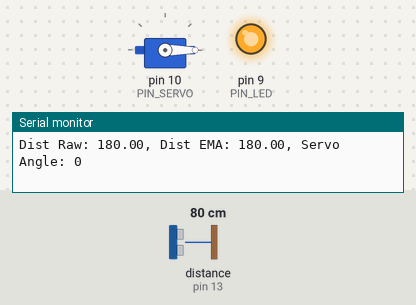
A sketch run on a simulated Arduino Uno, built with avr-gcc and run on an emulated ATmega328P. Parts: servo, output pins drawn as LEDs (lit = HIGH), the last lines printed to the serial monitor. Wiring (inferred from the names in the program): ultrasonic range finder: trigger pin 12; echo pin 13. Inputs (shaded band) come from the test bench; at power-on: distance to the obstacle (sensor on pin 13) 80 cm. The echo pulse lasts 58.3 µs per cm; pins used as bus, display or sensor lines are not drawn.

Above: at 1.2 s.
1.3 s: distance to the obstacle (sensor on pin 13) set to 18 cm
At 3.4 s:
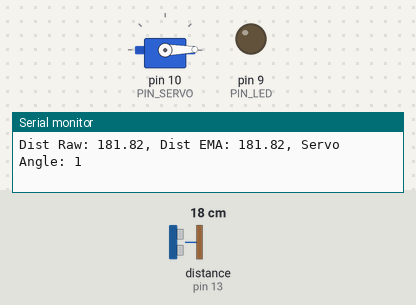
4.3 s: distance to the obstacle (sensor on pin 13) set to 35 cm
At 4.49 s:
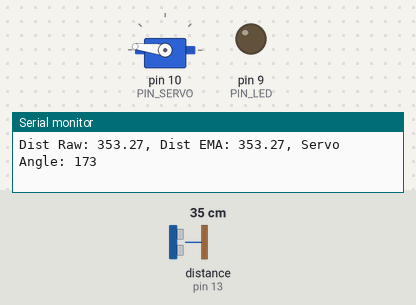
7.3 s: distance to the obstacle (sensor on pin 13) set to 2 cm
At 8.7 s:
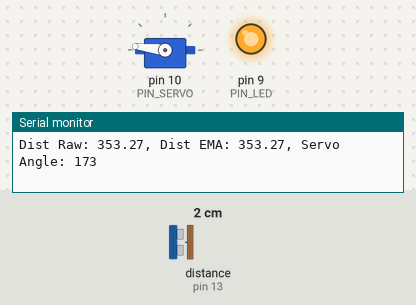
Timing chart, 0 to 10.3 s (numbered marks = the images above; inputs shaded):
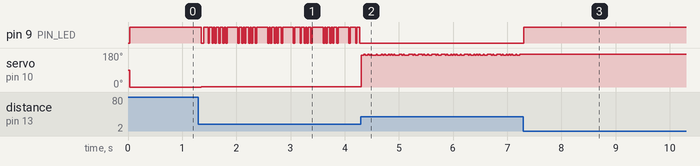

The sketch:

11_example_1.ino
```cpp
#include <Servo.h>

// Arduino pin assignment
#define PIN_LED   9   // LED active-low
#define PIN_TRIG  12  // sonar sensor TRIGGER
#define PIN_ECHO  13  // sonar sensor ECHO
#define PIN_SERVO 10  // servo motor

// configurable parameters for sonar
#define SND_VEL 346.0     // sound velocity at 24 celsius degree (unit: m/sec)
#define INTERVAL 25      // sampling interval (unit: msec)
#define PULSE_DURATION 10 // ultra-sound Pulse Duration (unit: usec)
#define _DIST_MIN 180.0   // minimum distance to be measured (unit: mm)
#define _DIST_MAX 360.0   // maximum distance to be measured (unit: mm)

#define TIMEOUT ((INTERVAL / 2) * 1000.0) // maximum echo waiting time (unit: usec)
#define SCALE (0.001 * 0.5 * SND_VEL) // coefficient to convert duration to distance

#define _EMA_ALPHA 0.5    // EMA weight of new sample (range: 0 to 1)

// Target Distance
#define _TARGET_LOW  180.0  // 18cm
#define _TARGET_HIGH 360.0  // 36cm

// global variables
float  dist_ema, dist_prev = _DIST_MAX; // unit: mm
unsigned long last_sampling_time;       // unit: ms

Servo myservo;

void setup() {
  // initialize GPIO pins
  pinMode(PIN_LED, OUTPUT);
  pinMode(PIN_TRIG, OUTPUT);    // sonar TRIGGER
  pinMode(PIN_ECHO, INPUT);     // sonar ECHO
  digitalWrite(PIN_TRIG, LOW);  // turn-off Sonar

  myservo.attach(PIN_SERVO);
  myservo.write(90); // 서보 모터를 중간 위치로 초기화 (90도)

  // initialize USS related variables
  dist_prev = _DIST_MIN; // raw distance output from USS (unit: mm)

  // initialize serial port
  Serial.begin(57600);
}

void loop() {
  float dist_raw;

  // wait until next sampling time
  if (millis() < (last_sampling_time + INTERVAL))
    return;

  dist_raw = USS_measure(PIN_TRIG, PIN_ECHO); // read distance

  if ((dist_raw == 0.0) || (dist_raw > _DIST_MAX)) {
    dist_raw = dist_prev;           // Cut higher than maximum
    digitalWrite(PIN_LED, HIGH);    // LED OFF
  } else if (dist_raw < _DIST_MIN) {
    dist_raw = dist_prev;           // cut lower than minimum
    digitalWrite(PIN_LED, HIGH);    // LED OFF
  } else {    // In desired Range
    dist_prev = dist_raw;
    digitalWrite(PIN_LED, LOW);     // LED ON
  }

  // Apply EMA filter here
  dist_ema = _EMA_ALPHA * dist_raw + (1 - _EMA_ALPHA) * dist_prev;

  // adjust servo position according to the filtered distance value
  int servo_angle = 90;  // default neutral position (90 degrees)

  if (dist_ema <= _TARGET_LOW) {
    servo_angle = 0;  // 18cm 이하일 경우 0도
  } else if (dist_ema >= _TARGET_HIGH) {
    servo_angle = 180;  // 36cm 이상일 경우 180도
  } else {
    // proportionally map distance to servo angle between 0 and 180 degrees
    servo_angle = map(dist_ema, _TARGET_LOW, _TARGET_HIGH, 0, 180);
  }

  myservo.write(servo_angle);  // update servo position

  // output the distance and servo angle to the serial port
  Serial.print("Dist Raw: "); Serial.print(dist_raw);
  Serial.print(", Dist EMA: "); Serial.print(dist_ema);
  Serial.print(", Servo Angle: "); Serial.println(servo_angle);

  // update last sampling time
  last_sampling_time += INTERVAL;
}

// get a distance reading from USS. return value is in millimeter.
float USS_measure(int TRIG, int ECHO) {
  digitalWrite(TRIG, HIGH);
  delayMicroseconds(PULSE_DURATION);
  digitalWrite(TRIG, LOW);

  return pulseIn(ECHO, HIGH, TIMEOUT) * SCALE; // unit: mm
}
```

Measured:
- after the input at 1.3 s, servo on pin 10 (PIN_SERVO): 0° → 1° after 0.05 s
- after the input at 4.3 s, pin 9 (PIN_LED): stops changing and stays LOW; servo on pin 10 (PIN_SERVO): alternates 173° for 0.02 s and 169° for 0.05 s, starting at once
- after the input at 7.3 s, pin 9 (PIN_LED): LOW → HIGH at once; servo on pin 10 (PIN_SERVO): stops changing and stays 173°
